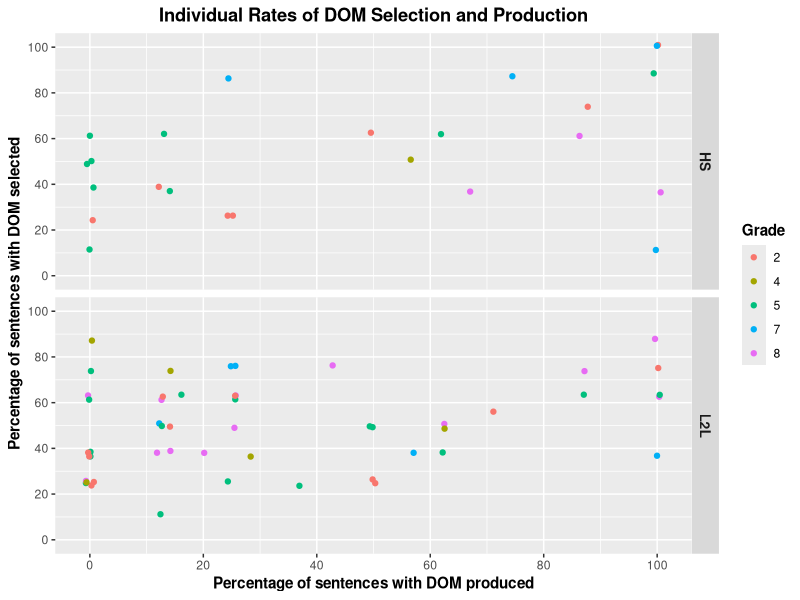
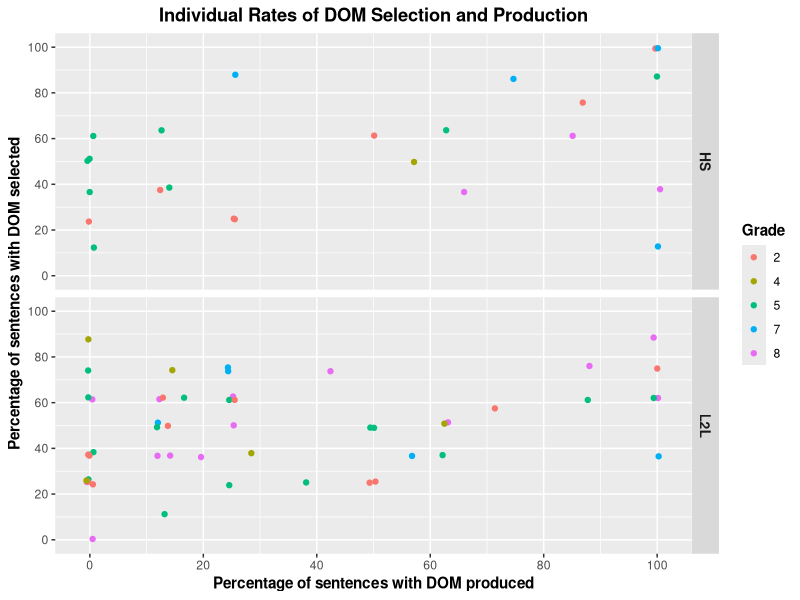

Source code (R) for these figures, in order:
## Includes cross-sectional data only


library(tidyverse)
library(here)


# Prepare Data
## Load data
Master <- read_csv(here("CSV Files", "Tidy Data", "Tidy Data DOM.csv")) %>% 
  mutate(Gender = factor(Gender, levels = c("Masculine", "Feminine")),
         Grade = factor(Grade, levels = c(2, 3, 4, 5, 6, 7, 8)))

## Create task-specific dataframes
Production <- Master %>% 
  filter(Task == "Production") %>% 
  group_by(Part_ID, Speaker_Group, Grade) %>%
  summarize(Total_Accuracy = sum(Accuracy, na.rm = TRUE),
            Total_Responses = sum(!is.na(Accuracy)),
            Ratio = Total_Accuracy/Total_Responses) %>% 
  mutate(Ratio = (Ratio*100),
         Task = "Production")
  
Selection <- Master %>% 
  filter(Task == "Selection") %>% 
  group_by(Part_ID, Speaker_Group, Grade) %>%
  summarize(Total_Accuracy = sum(Accuracy, na.rm = TRUE),
            Total_Responses = sum(!is.na(Accuracy)),
            Ratio = Total_Accuracy/Total_Responses) %>% 
  mutate(Ratio = (Ratio*100),
         Task = "Selection")


## Create master dataset
Aggregate <- bind_rows(Production, Selection) %>% 
  select(Part_ID, Speaker_Group, Grade, Task, Ratio) %>%
  pivot_wider(names_from = Task, values_from = Ratio)


# Plot individual differences
## Without labels
Ind_Diffs_Plot <- Aggregate %>% 
  ggplot(aes(x = Production, y = Selection)) +
  geom_jitter(mapping = aes(color = Grade)) +
  facet_grid(rows = vars(Speaker_Group)) +
  scale_x_continuous(breaks = seq (0, 100, 20),
                     limits = c(-1, 101)) +
  scale_y_continuous(breaks = seq (0, 100, 20),
                     limits = c(-1, 101)) +
  labs(x = "Percentage of sentences with DOM produced",
       y = "Percentage of sentences with DOM selected",
       title = "Individual Rates of DOM Selection and Production",
       color = "Grade") +
  theme(axis.title = element_text(face = "bold"),
        plot.title = element_text(hjust = 0.5, face = "bold"),
        legend.title = element_text(face = "bold"),
        strip.text = element_text(face = "bold", size = 10))

Ind_Diffs_Plot

ggsave(filename = here("DOM Manuscript (Applied Psycholinguistics)", "Graphs", "AP DOM Figure 5.pdf"),
       plot = Ind_Diffs_Plot,
       device = "pdf",
       width = 6.5,
       height = 4,
       units = "in")
